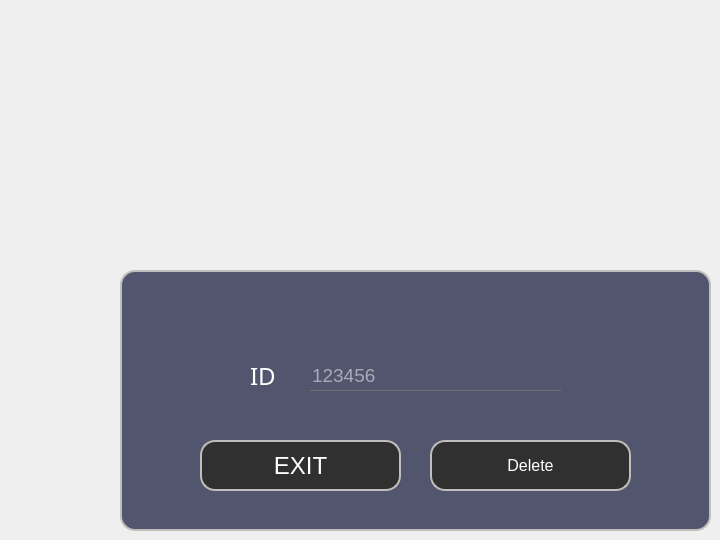
    <widget class="QWidget" name="tab_20">
     <attribute name="title">
      <string>tab 18 Delete Accused</string>
     </attribute>
     <widget class="QFrame" name="supprimer">
      <property name="geometry">
       <rect>
        <x>120</x>
        <y>270</y>
        <width>591</width>
        <height>261</height>
       </rect>
      </property>
      <property name="styleSheet">
       <string notr="true">QFrame
{
	background:#51556e;
border: 2px solid #bfbeba;
    border-radius:15px;
}</string>
      </property>
      <property name="frameShape">
       <enum>QFrame::StyledPanel</enum>
      </property>
      <property name="frameShadow">
       <enum>QFrame::Raised</enum>
      </property>
      <widget class="QLabel" name="label_44">
       <property name="geometry">
        <rect>
         <x>490</x>
         <y>350</y>
         <width>231</width>
         <height>171</height>
        </rect>
       </property>
       <property name="text">
        <string/>
       </property>
       <property name="pixmap">
        <pixmap>D:/QTprojet/smart court.png</pixmap>
       </property>
       <property name="scaledContents">
        <bool>true</bool>
       </property>
      </widget>
      <widget class="QLineEdit" name="Lsupp">
       <property name="geometry">
        <rect>
         <x>190</x>
         <y>90</y>
         <width>251</width>
         <height>31</height>
        </rect>
       </property>
       <property name="font">
        <font>
         <pointsize>14</pointsize>
        </font>
       </property>
       <property name="acceptDrops">
        <bool>true</bool>
       </property>
       <property name="styleSheet">
        <string notr="true">*{
background:transparent;
border:none;
color:white;
border-bottom:1px solid #717072;
}</string>
       </property>
       <property name="inputMask">
        <string/>
       </property>
       <property name="text">
        <string/>
       </property>
       <property name="maxLength">
        <number>32767</number>
       </property>
       <property name="echoMode">
        <enum>QLineEdit::Normal</enum>
       </property>
       <property name="placeholderText">
        <string>123456</string>
       </property>
      </widget>
      <widget class="QLabel" name="id_supp">
       <property name="geometry">
        <rect>
         <x>130</x>
         <y>80</y>
         <width>41</width>
         <height>51</height>
        </rect>
       </property>
       <property name="styleSheet">
        <string notr="true">*{
    font-family:century gothic;
    font-size:24px;
	color:white;
    border:none;
}

</string>
       </property>
       <property name="text">
        <string>ID</string>
       </property>
      </widget>
      <widget class="QPushButton" name="supp_btn">
       <property name="geometry">
        <rect>
         <x>310</x>
         <y>170</y>
         <width>201</width>
         <height>51</height>
        </rect>
       </property>
       <property name="font">
        <font>
         <pointsize>12</pointsize>
        </font>
       </property>
       <property name="styleSheet">
        <string notr="true">*{
color:white;
border-radius: 15px;
background:#303030;
border: 2px solid #bfbeba;
}

*:hover
{
	color:#303030;
	border-radius:15px;
	background:white;
border: 2px solid #bfbeba;
}</string>
       </property>
       <property name="text">
        <string>Delete</string>
       </property>
      </widget>
      <widget class="QPushButton" name="EXIT_DACC_2">
       <property name="geometry">
        <rect>
         <x>80</x>
         <y>170</y>
         <width>201</width>
         <height>51</height>
        </rect>
       </property>
       <property name="font">
        <font>
         <pointsize>18</pointsize>
        </font>
       </property>
       <property name="styleSheet">
        <string notr="true">*{
color:white;
border-radius: 15px;
background:#303030;
border: 2px solid #bfbeba;
}

*:hover
{
	color:#303030;
	border-radius:15px;
	background:white;
border: 2px solid #bfbeba;
}</string>
       </property>
       <property name="text">
        <string>EXIT</string>
       </property>
      </widget>
      <zorder>label_44</zorder>
      <zorder>id_supp</zorder>
      <zorder>Lsupp</zorder>
      <zorder>supp_btn</zorder>
      <zorder>EXIT_DACC_2</zorder>
     </widget>
    </widget>
